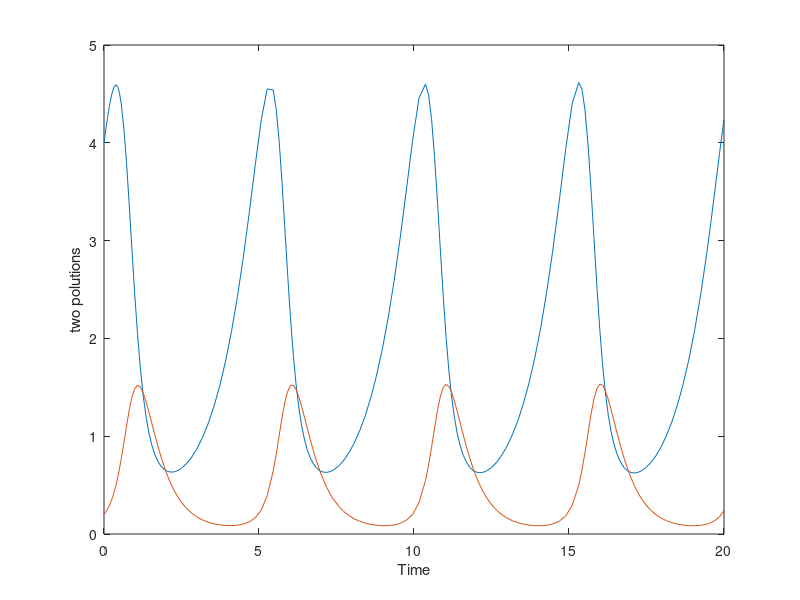

Reproduce this figure in MATLAB.
function [ ] = processHW05( )
%

tspan = [0 20];
y0=[4,0.2];

[t,y] = ode45(@ecosystem,tspan,y0);
plot(t,y);


xlabel('Time')
ylabel('two polutions')

    
    function [ypr]=ecosystem(t,y)
        ypr = zeros(2,1);
        ypr(1)=(1-2*y(2))*y(1);
        ypr(2)=(y(1)-2)*y(2);
        
        
    end

end

